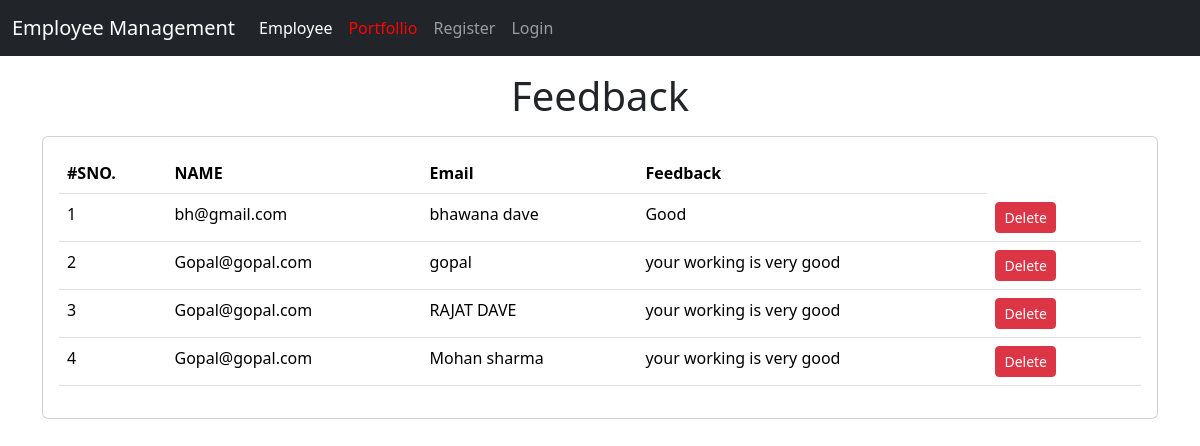
The app's page /emp/feedback/, older data.
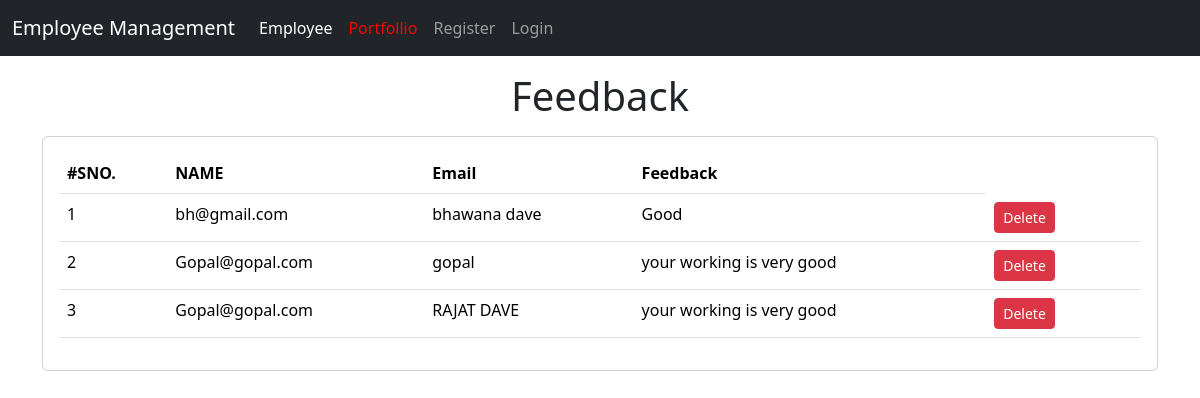
The same page, newer data.
### emp/models.py (models this page shows, shortened)
class Feedback(models.Model):
    email=models.EmailField(max_length=200)
    name=models.CharField(max_length=200)
    feedback=models.TextField(max_length=200)

### emp/views.py (the view)
# urls.py: path('feedback/',feedback),
def feedback(request):
    forms=Feedback.objects.all()
    return render(request,'emp/feedback.html',{'form':forms})

### templates/emp/feedback.html (shortened to what this page needs)
{% extends 'base.html' %}
{% block content %}
     <h1 class="text-center my-3">Feedback</h1>
    <div class="container">
        <div class="row">
            <div class="col-md-12">
                <div class="card">
                    <div class="card-body">
                        <table class="table">
                            <thead>
                                <tr>
                                    <th>#SNO.</th>
                                    <th>NAME</th>
                                    <th>Email</th>
                                    <th>Feedback</th>
                                </tr>
                            </thead>
                            <tbody>
                                {% for f in form %}
                                    <tr>
                                        <td>{{ forloop.counter }}</td>
                                        <td>{{f.email}}</td>
                                        <td>{{f.name}}</td>
                                        <td>{{f.feedback}}</td>
                                        <td>
                                            <a href="/emp/delete-feedback/{{f.id}}"  class="btn btn-danger btn-sm">Delete</a>
                                        </td>
                                        <td> </td>
                                    </tr>
                                {% endfor %}
                            </tbody>
                        </table>
                    </div>
                </div>
            </div>
        </div>
    </div>
    {% endblock content %}

Row changes from the older to the newer data that the page shows:
removed Feedback: email "Gopal@gopal.com", name "Mohan sharma", feedback "your working is very good"
